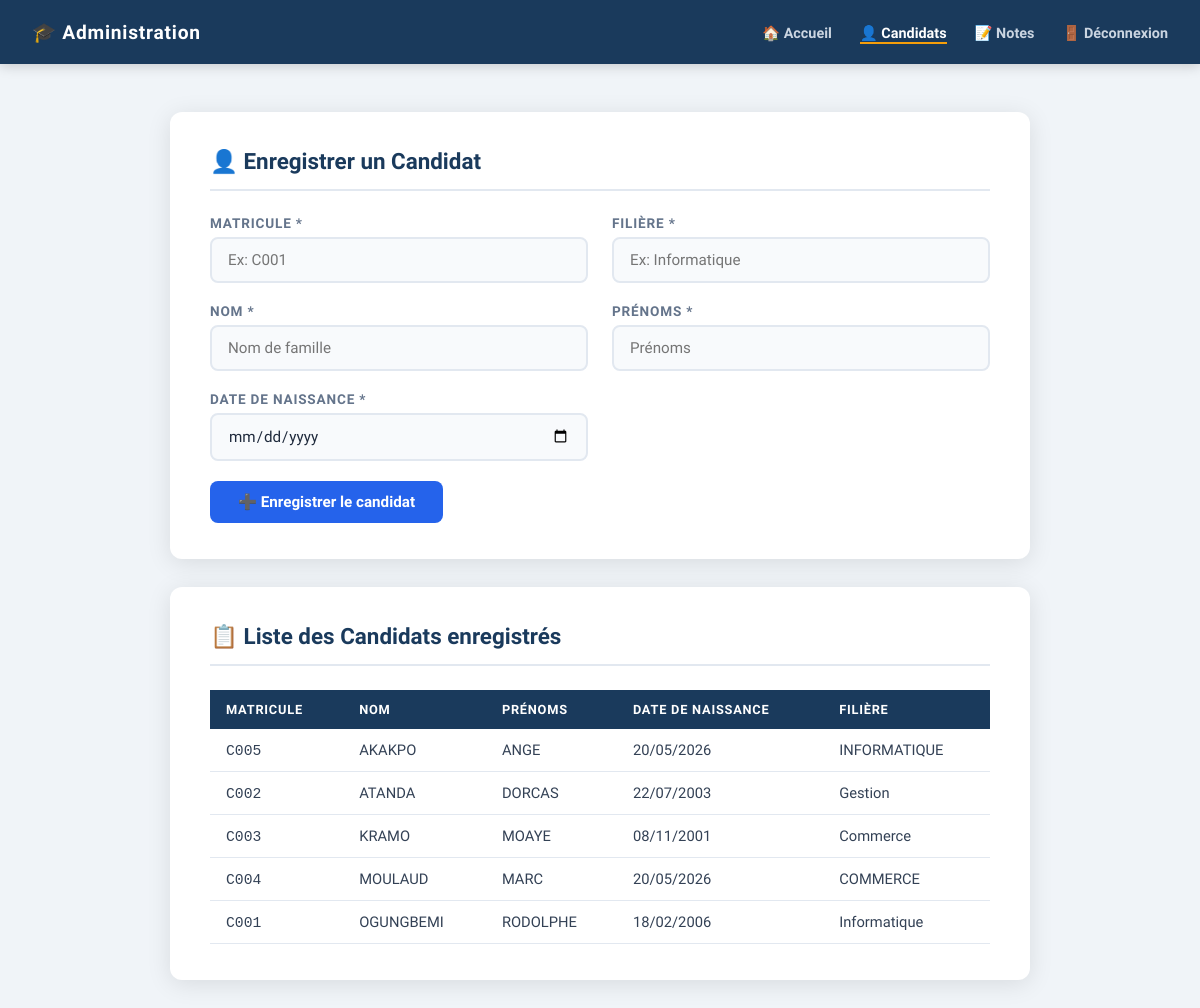
Page /admin/candidats.php (signed in) on the committed database.
### tables this page shows
CREATE TABLE `candidats` (
  `id` int(11) NOT NULL,
  `matricule` varchar(20) NOT NULL,
  `nom` varchar(100) NOT NULL,
  `prenoms` varchar(150) NOT NULL,
  `date_naissance` date NOT NULL,
  `filiere` varchar(100) NOT NULL,
  `created_at` timestamp NOT NULL DEFAULT current_timestamp()
);

### admin/candidats.php (the view, shortened to what this page needs)
<?php
$conn = getConnexion();
$liste = $conn->query("SELECT * FROM candidats ORDER BY nom ASC");
?>
<!DOCTYPE html>
<html lang="fr">
<head>
    <link rel="stylesheet" href="../assets/style.css">
</head>
<body>
<div class="header">
    <div class="logo">🎓 Administration</div>
    <nav>
        <a href="accueil.php">🏠 Accueil</a>
        <a href="candidats.php" class="active">👤 Candidats</a>
        <a href="notes.php">📝 Notes</a>
        <a href="../logout.php">🚪 Déconnexion</a>
    </nav>
</div>
<div class="container">
    <div class="card" style="margin-bottom:28px;">
        <div class="card-title">👤 Enregistrer un Candidat</div>
        <form method="POST" action="">
            <div class="form-grid">
                <div class="form-group">
                    <label for="matricule">Matricule *</label>
                    <input type="text" id="matricule" name="matricule"
                           placeholder="Ex: C001" required
                           value="<?= htmlspecialchars($_POST['matricule'] ?? '') ?>">
                </div>
                <div class="form-group">
                    <label for="filiere">Filière *</label>
                    <input type="text" id="filiere" name="filiere"
                           placeholder="Ex: Informatique"
                           value="<?= htmlspecialchars($_POST['filiere'] ?? '') ?>" required>
                </div>
                <div class="form-group">
                    <label for="nom">Nom *</label>
                    <input type="text" id="nom" name="nom"
                           placeholder="Nom de famille"
                           value="<?= htmlspecialchars($_POST['nom'] ?? '') ?>" required>
                </div>
                <div class="form-group">
                    <label for="prenoms">Prénoms *</label>
                    <input type="text" id="prenoms" name="prenoms"
                           placeholder="Prénoms"
                           value="<?= htmlspecialchars($_POST['prenoms'] ?? '') ?>" required>
                </div>
                <div class="form-group">
                    <label for="date_naissance">Date de naissance *</label>
                    <input type="date" id="date_naissance" name="date_naissance"
                           value="<?= htmlspecialchars($_POST['date_naissance'] ?? '') ?>" required>
                </div>
            </div>
            <button type="submit" class="btn btn-primary">➕ Enregistrer le candidat</button>
        </form>
    </div>
    <div class="card">
        <div class="card-title">📋 Liste des Candidats enregistrés</div>
        <?php if ($liste->num_rows === 0): ?>
            <div class="alert alert-info">ℹ️ Aucun candidat enregistré pour l'instant.</div>
        <?php else: ?>
            <div style="overflow-x:auto;">
                <table>
                    <thead>
                        <tr>
                            <th>Matricule</th>
                            <th>Nom</th>
                            <th>Prénoms</th>
                            <th>Date de naissance</th>
                            <th>Filière</th>
                        </tr>
                    </thead>
                    <tbody>
                    <?php while ($row = $liste->fetch_assoc()): ?>
                        <tr>
                            <td><code><?= htmlspecialchars($row['matricule']) ?></code></td>
                            <td><?= htmlspecialchars($row['nom']) ?></td>
                            <td><?= htmlspecialchars($row['prenoms']) ?></td>
                            <td><?= date('d/m/Y', strtotime($row['date_naissance'])) ?></td>
                            <td><?= htmlspecialchars($row['filiere']) ?></td>
                        </tr>
                    <?php endwhile; ?>
                    </tbody>
                </table>
            </div>
        <?php endif; ?>
    </div>
</div>
</body>
</html>

### assets/style.css (style rules this page uses)
*, *::before, *::after { box-sizing: border-box; margin: 0; padding: 0; }
:root { --bleu: #1a3a5c; --bleu-clair: #2563eb; --accent: #f59e0b; --rouge: #dc2626; --vert: #16a34a; --bg: #f0f4f8; --blanc: #ffffff; --gris: #64748b; --gris-clair: #e2e8f0; --radius: 12px; --ombre: 0 4px 24px rgba(0,0,0,0.10); }
body { font-family: 'Sora', sans-serif; background: var(--bg); color: #1e293b; min-height: 100vh; }
.header { background: var(--bleu); color: var(--blanc); padding: 0 32px; display: flex; align-items: center; justify-content: space-between; height: 64px; box-shadow: 0 2px 12px rgba(0,0,0,0.18); }
.header .logo { font-size: 1.2rem; font-weight: 700; letter-spacing: 0.04em; display: flex; align-items: center; gap: 10px; }
.header nav a { color: #cbd5e1; text-decoration: none; margin-left: 24px; font-size: 0.9rem; font-weight: 600; transition: color .2s; }
.header nav a.active { color: var(--blanc); border-bottom: 2px solid var(--accent); }
.container { max-width: 900px; margin: 48px auto; padding: 0 20px; }
.card { background: var(--blanc); border-radius: var(--radius); box-shadow: var(--ombre); padding: 36px 40px; }
.card-title { font-size: 1.4rem; font-weight: 700; color: var(--bleu); margin-bottom: 24px; padding-bottom: 14px; border-bottom: 2px solid var(--gris-clair); display: flex; align-items: center; gap: 10px; }
.form-group { margin-bottom: 20px; }
.form-group label { display: block; font-size: 0.85rem; font-weight: 600; color: var(--gris); margin-bottom: 6px; text-transform: uppercase; letter-spacing: 0.06em; }
.form-group input, .form-group select { width: 100%; padding: 12px 16px; border: 2px solid var(--gris-clair); border-radius: 8px; font-family: 'Sora', sans-serif; font-size: 0.95rem; color: #1e293b; transition: border-color .2s, box-shadow .2s; background: #f8fafc; }
.form-grid { display: grid; grid-template-columns: 1fr 1fr; gap: 0 24px; }
.btn { display: inline-flex; align-items: center; gap: 8px; padding: 12px 28px; border: none; border-radius: 8px; font-family: 'Sora', sans-serif; font-size: 0.95rem; font-weight: 600; cursor: pointer; transition: transform .15s, box-shadow .15s, filter .15s; text-decoration: none; }
.btn-primary { background: var(--bleu-clair); color: var(--blanc); }
table { width: 100%; border-collapse: collapse; font-size: 0.92rem; }
th { background: var(--bleu); color: var(--blanc); padding: 12px 16px; text-align: left; font-size: 0.8rem; text-transform: uppercase; letter-spacing: 0.06em; }
td { padding: 12px 16px; border-bottom: 1px solid var(--gris-clair); color: #334155; }

### rows in the picture
candidats: matricule "C005", nom "AKAKPO", prenoms "ANGE", date_naissance "20/05/2026", filiere "INFORMATIQUE"
candidats: matricule "C002", nom "ATANDA", prenoms "DORCAS", date_naissance "22/07/2003", filiere "Gestion"
candidats: matricule "C003", nom "KRAMO", prenoms "MOAYE", date_naissance "08/11/2001", filiere "Commerce"
candidats: matricule "C004", nom "MOULAUD", prenoms "MARC", date_naissance "20/05/2026", filiere "COMMERCE"
candidats: matricule "C001", nom "OGUNGBEMI", prenoms "RODOLPHE", date_naissance "18/02/2006", filiere "Informatique"
